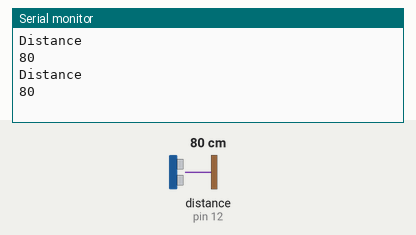
This sketch was run on a simulated Arduino Uno, built with avr-gcc and run on an emulated ATmega328P. Parts: the last lines printed to the serial monitor. Inputs (shaded band) come from the test bench; at power-on: distance to the obstacle (sensor on pin 12) 80 cm. The echo pulse lasts 58.3 µs per cm.

Above: at 3.3 s.
3.4 s: distance to the obstacle (sensor on pin 12) set to 2 cm
At 6.4 s:
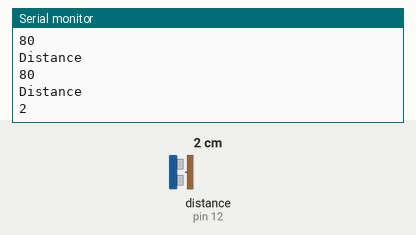
6.8 s: distance to the obstacle (sensor on pin 12) set to 4 cm
At 8.5 s:
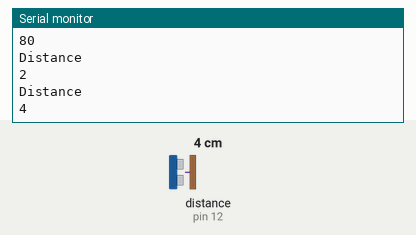
Timing chart, 0 to 10.0 s (numbered marks = the images above; inputs shaded):
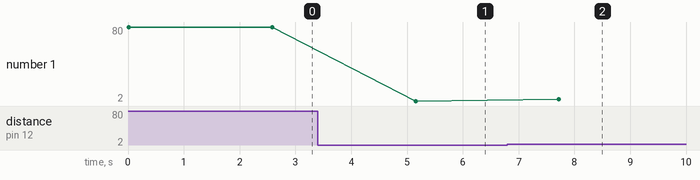

Measured:
- after the input at 3.4 s, the serial monitor: prints a new line after 1.8 s (image 1)
- after the input at 6.8 s, the serial monitor: prints a new line after 0.92 s (image 2)
- plotted number 1: 80 → 2 after the input at 3.4 s, 2 → 4 after the input at 6.8 s

The sketch:

hr-sr04-demo.ino
```cpp
/*
Shows the distance from a ultrasonic sensor on a 3 digit 7-segment module.

Hardware:
* Arduino Uno
* HR-SR04 ultrasonic sensor
* MCP23017 I/O Expander http://ww1.microchip.com/downloads/en/devicedoc/21952b.pdf
* Kingbright BC56-12SRWA 7-segment module (common cathode)

Pinout from: https://github.com/mizraith/mizraith-MCP23017.git
This shows the locations of the 16 pins as they relate to the pin number you'd use with
the Arduino MCP23017 library.
These aren't the actual pin numbers given in the data sheet!
     ----u----
     8       7
     9       6
     10      5
     11      4
     12      3
     13      2
     14      1
     15      0
     |       |
     |       |
     |       |
     |       |
     |       |
     |       |
     ---------
*/

#include <HCSR04.h>
#include <Arduino.h>
#include <Adafruit_MCP23017.h>

const int NUMBERS[] = {
	 0b111111001011, // 0
	 0b100111001000, // 1
	 0b110111010011, // 2
	 0b110111011010, // 3
	 0b101111011000, // 4
	 0b111110011010, // 5
	 0b101110011011, // 6
	 0b110111001000, // 7
	 0b111111011011, // 8
	 0b111111011000, // 9
    0b100110000100, // DP Only
};
// The pin for the digit must be to ground.
// Those output are at 1 in both NUMBERS and DIGITS.
// We will use XOR with both array so the pin for the digit to show will end up
// as a 0 for the common cathode.
const int DIGITS[] = {
   0b100000000000, // First
	0b000100000000, // Third
   0b000010000000, // Second
};

int const ULTRASONIC_TRIGGER_PIN = 13;
int const ULTRASONIC_ECHO_PIN = 12;
// Initialize the pins to use for the ultrasonic sensor
UltraSonicDistanceSensor distanceSensor(ULTRASONIC_TRIGGER_PIN, ULTRASONIC_ECHO_PIN);

Adafruit_MCP23017 IOExpander;

void setup() {
   // Starts the connexion to the I/) expander with i2c
   IOExpander.begin();
   // Put all the pins in output mode, since all the pins used will drive
   // the leds.
   for (int i=0; i < 16; i++) {
      IOExpander.pinMode(i, OUTPUT);
      }
   // Initialize serial connection to print values from sensor.
   Serial.begin(9600);
}

void loop () {
   // Do a measurement using the sensor and print the distance in
   // centimeters.
   int distance = (int)distanceSensor.measureDistanceCm();
   Serial.println("Distance");
   Serial.println(distance);
   char distanceArr[4];
   sprintf(distanceArr, "%03i", distance);
   for (int j=0; j< 100; j++) {
       // If distance greater than 0 print the number, otherwise light up
       // the dots.
      if (distance > 0) {
         // Printing each digit in quick succession to display them all
         // (multiplexing).
         for (int i=2; i >= 0; i--) {
            int numberIndex = distanceArr[i] - 48;
            int number = NUMBERS[numberIndex];
            IOExpander.writeGPIOAB(number ^ DIGITS[i]);
            delay(5);
         }
      } else {
         for (int i=2; i >= 0; i--) {
            IOExpander.writeGPIOAB(NUMBERS[10] ^ DIGITS[i]);
            delay(5);
         }
      }
   }
}
```
